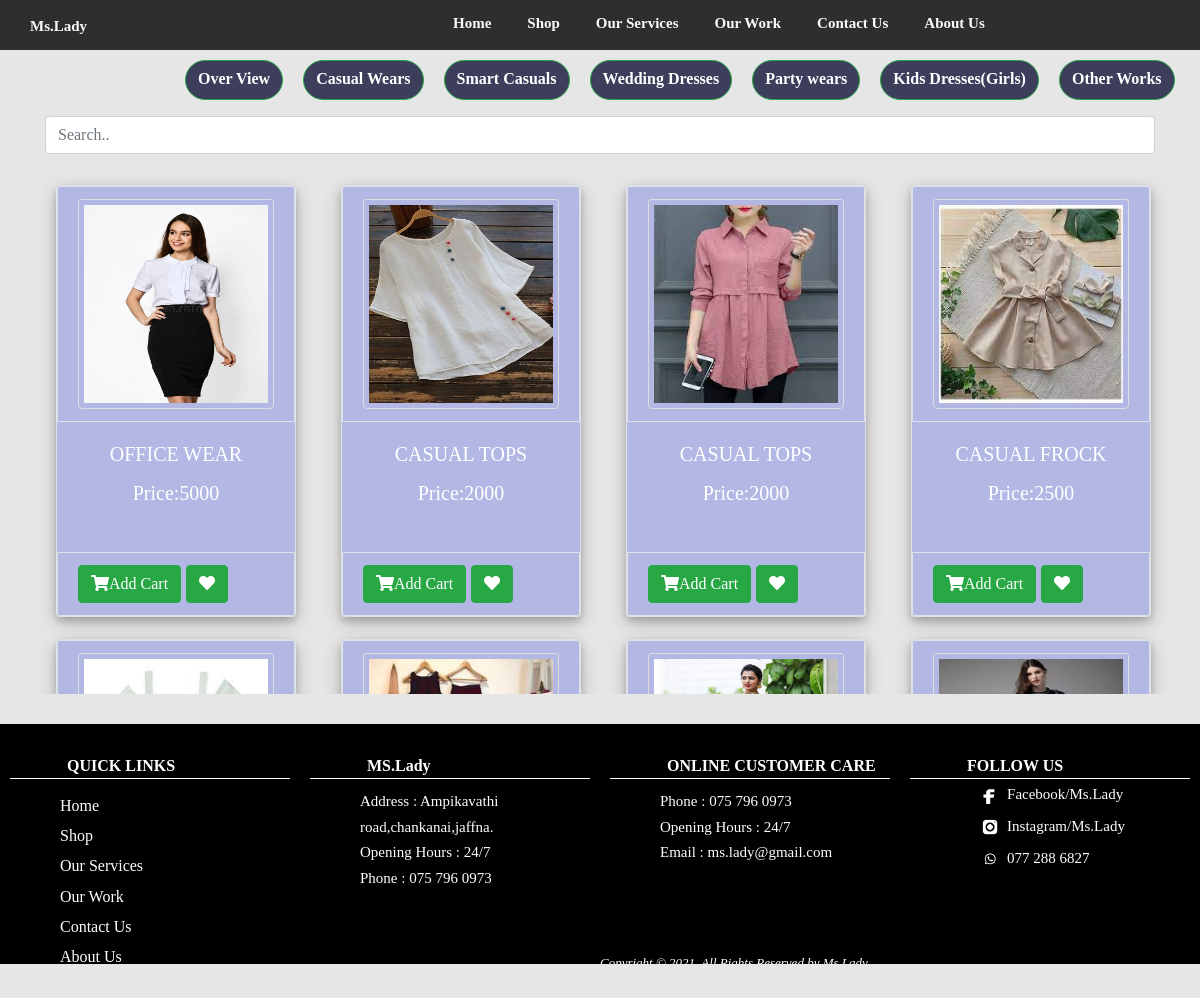
Screenshot of /UserPages/shop.php with the database file from the repository.
### tables this page shows
CREATE TABLE `products` (
  `product_id` int(100) NOT NULL AUTO_INCREMENT,
  `product_title` varchar(100) DEFAULT NULL,
  `product_price` int(11) DEFAULT NULL,
  `filename` varchar(255) DEFAULT NULL,
  `product_cat` varchar(255) DEFAULT NULL,
  `small` json DEFAULT NULL,
  `medium` int(100) DEFAULT NULL,
  `large` int(100) DEFAULT NULL,
  `description` varchar(255) DEFAULT NULL,
  PRIMARY KEY (`product_id`)
);

### UserPages/shop.php (the view, shortened to what this page needs)
<?php
include('header.php');
?>
<?php
$sql = "SELECT * FROM products ORDER BY product_id  DESC ";
$result = mysqli_query($con, $sql);
?>
<?php
include('Itemnav.php');
?>
<div class="container">
  <input class="form-control " id="myInput" type="text" placeholder="Search..">
</div>
<div class="container scrollbar" style=" margin-top:20px; background:rgba(200, 150, 222, -1)">
  <div class="row" >
    <?php
    while ($row = mysqli_fetch_array($result)) {
      $pro_cat   = $row['product_title'];
      $pro_image = $row['filename'];
      $price = $row['product_price']; ?>
      <div class="col-3">
        <table>
          <tbody id="myTable">
            <tr>
              <td>
                <div class="card border shadow" style="width: 15rem; margin:10px; background:rgba(116, 127, 224, 0.45)">
                  <div class="card-header bg-transparent border"><a href="product_description.php?id=<?php echo $row['product_id'] ;?>"> <img src="../product_images/<?php echo  $pro_image; ?>" alt="" class="card-img-top" style="height: 210px;"></a></div>
                  <div class="card-body text-white " style="min-height: 130px;">
                    <h5 class="card-title text-center" style="text-transform: capitalize"><?php echo strtoupper($pro_cat); ?></h5>
                    <p class="card-text text-center "> Price:<?php echo  $price; ?></p>
                  </div>
                  <div class="card-footer bg-transparent border">
                   <a href="product_description.php?id=<?php echo $row['product_id'] ;?>" name="a" class="btn btn-success"><i class="fa fa-shopping-cart" aria-hidden="true" style="color: white;"></i>Add Cart</a>
                   <a href="wishlist_store.php?id=<?php echo $row['product_id'] ;?>" class="btn btn-success"><i class="fa fa-heart" aria-hidden="true"></i></i></a>
                   </div>
                </div>
              </td>
            </tr>
          </tbody>
        </table>
      </div>
    <?php
    }
    ?>
  </div>
</div>
<div style="margin-top: 30px;">
<?php
include('footer.php');
?>

### rows the page displays
products: filename (picture), product_title "OFFICE WEAR", product_price "5000"
products: filename (picture), product_title "CASUAL TOPS", product_price "2000"
products: filename (picture), product_title "CASUAL TOPS", product_price "2000"
products: filename (picture), product_title "CASUAL FROCK", product_price "2500"
products: filename (picture)
products: filename (picture)
products: filename (picture)
products: filename (picture)
